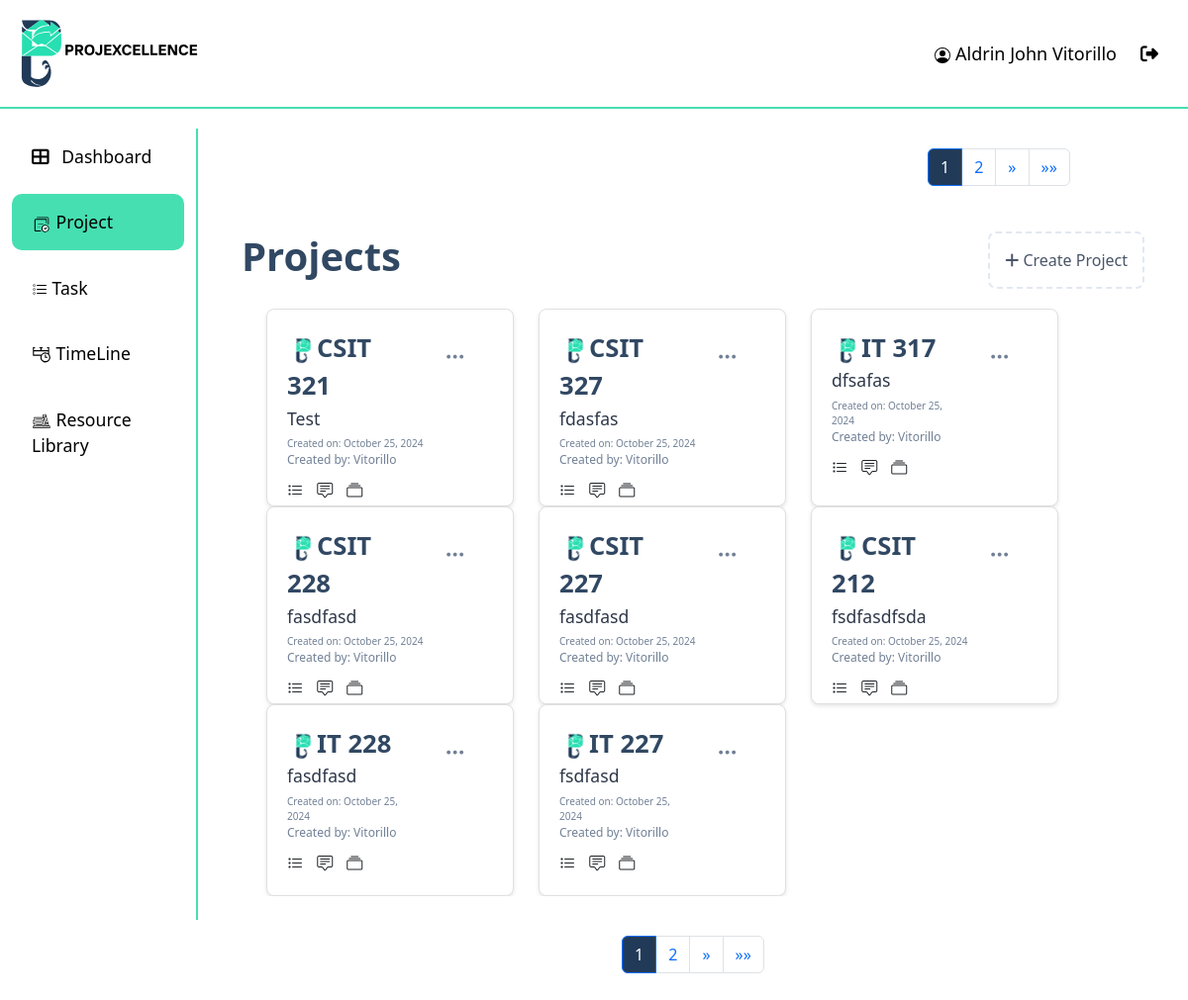
Page /project/ (signed in) on the earlier database version.
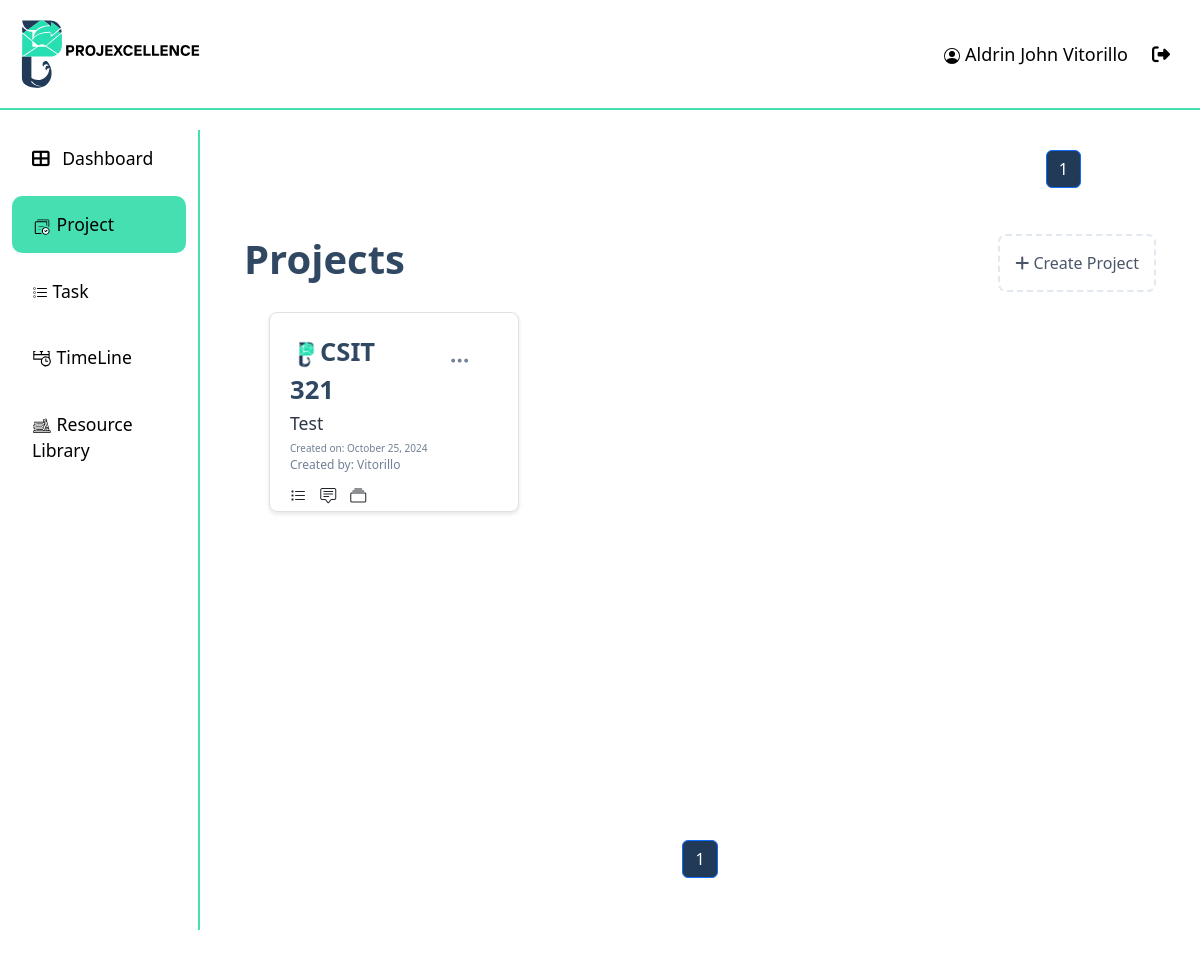
Same page on the later database version.
### api/models.py (models this page shows, shortened)
class User(AbstractUser):
    ROLE_CHOICES = [
        ("ADMIN", "Admin"),
        ("PM", "projectmanger"),
        ("MEMBER", "member"),
    ]
    STATUS_CHOICES = [
        ("APPROVED", "Approved"),
        ("REJECTED", "Rejected"),
        ("PENDING", "Pending"),
    ]
    username = None  # Remove the username field entirely
    email = models.EmailField(_("email address"), unique=True)
    phone_regex = RegexValidator(
        regex=r"^\+?1?\d{9,15}$",
        message="Phone number must be entered in the format: '+999999999'. Up to 15 digits allowed.",
    )
    phone_number = models.CharField(validators=[phone_regex], max_length=17, blank=True)
    role = models.CharField(max_length=10, choices=ROLE_CHOICES, default="EMPLOYEE")
    date_of_hire = models.DateField(blank=True, null=True)
    profile_path = models.ImageField(null=True, blank=True)
    status = models.CharField(max_length=20, choices=STATUS_CHOICES, default="PENDING")
    groups = models.ManyToManyField(
        "auth.Group",
        verbose_name=_("groups"),
        blank=True,
        related_name="custom_user_set",
        related_query_name="custom_user",
    )
    user_permissions = models.ManyToManyField(
        "auth.Permission",
        verbose_name=_("user permissions"),
        blank=True,
        related_name="custom_user_set",
        related_query_name="custom_user",
    )
    objects = UserManager()
    USERNAME_FIELD = "email"
    REQUIRED_FIELDS = ["first_name", "last_name", "date_of_hire", "password"]

class Project(models.Model):
    project_name = models.CharField(max_length=50)
    description = models.TextField()
    created_by = models.ForeignKey(User, on_delete=models.CASCADE)
    date_created = models.DateTimeField(auto_now_add=True)

### api/views.py (the view)
# urls.py: path("project/", views.project_list, name="project"),
@login_required
def project_list(request):
    projects = Project.objects.filter(models.Q(created_by=request.user) | models.Q(teammembership__user=request.user)).distinct()
    project_filter = ProjectFilter(request.GET, queryset=projects)
    paginator = Paginator(project_filter.qs, 8)  # Paginate the projects, 5 per page
    page_number = request.GET.get("page")
    page_obj = paginator.get_page(page_number)
    edit_project_forms = {project.id: ProjectForm(instance=project) for project in projects}
    context = {
        "page_obj": page_obj,
        "edit_project_forms": edit_project_forms,
        "add_project_form": ProjectForm(),
        "filter": project_filter,
        "projects":projects,
    }
    return render(request, "project.html", context)

### api/templatetags/custom_filters.py (called while the page is built)
@register.filter
def dict_get(d, key):
    return d.get(key)

### api/templates/project.html (shortened to what this page needs)
{% extends "base.html" %}
{% load crispy_forms_tags %}
{% load custom_filters %}
{% load static %}
{% block content %}
<div class="page-container">
 <nav aria-label="Page navigation" class="mt-auto Header_page">
    <ul class="pagination justify-content-center"  style="color: #213A58;">
        {% for num in page_obj.paginator.page_range %}
            {% if page_obj.number == num %}
                <li class="page-item active"><span class="page-link" style="background-color: #213A58; color: white;">{{ num }}</span></li>
            {% elif num > page_obj.number|add:'-3' and num < page_obj.number|add:'3' %}
                <li class="page-item"><a class="page-link" href="?page={{ num }}">{{ num }}</a></li>
            {% endif %}
        {% endfor %}
        {% if page_obj.has_next %}
        <li class="page-item">
            <a class="page-link" href="?page={{ page_obj.next_page_number }}" aria-label="Next" >
                <span aria-hidden="true">&raquo;</span>
            </a>
        </li>
        <li class="page-item">
            <a class="page-link" href="?page={{ page_obj.paginator.num_pages }}" aria-label="Last">
                <span aria-hidden="true">&raquo;&raquo;</span>
            </a>
        </li>
        {% endif %}
    </ul>
</nav>
    <div class="content-wrapper container mt-4">
        <div class="project-top">
            <h1>Projects</h1>
            <div class="add-project" data-bs-toggle="modal" data-bs-target="#addProjectModal">
                <i class="fas fa-plus mr-2"></i> Create Project
            </div>
        </div>
        <div id="projects-list">
            {% for project in page_obj %}
            <div class="project-item">
                <div class="project-actions">
                    <div class="dropdown">
                        <button class="btn" type="button" id="dropdownMenuButton" data-bs-toggle="dropdown" aria-expanded="false">
                          <i class="bi bi-three-dots" title="Settings"></i>
                        </button>
                      </div>
                    <br>
                </div>
                <div>
                    <div class="project-title">  <img src="{% static 'res/logoPlaceHolder.png' %}" alt="profile pic" class="project-profile">{{ project.project_name }}</div>
                    <div class="project-description">{{ project.description }}</div>
                    <div class="project-created-date">Created on: {{ project.date_created|date:"F j, Y" }}</div>
                    <div class="project-created-by">Created by: {{ project.created_by.last_name}}</div>
                </div>
                <div class="lower-btn">
                    <i class="bi bi-list-task" title="To Do list"></i>
                    <i class="bi bi-chat-square-text" style="margin-left: 10px; " title="Chat Box"></i>
                    <i class="bi bi-collection " style="margin-left: 10px;"  title="Resources"></i>
                </div>
            </div>
            {% empty %}
                <div class="project-item">
                    <h4 class="text-center">No projects found.<br/><small>Create a project to get started.</small></h4>
                </div>
            {% endfor %}
        </div>
        <nav aria-label="Page navigation" class="mt-auto">
            <ul class="pagination justify-content-center">
                {% for num in page_obj.paginator.page_range %}
                    {% if page_obj.number == num %}
                        <li class="page-item active"><span class="page-link" style="background-color: #213A58; color: white;">{{ num }}</span></li>
                    {% elif num > page_obj.number|add:'-3' and num < page_obj.number|add:'3' %}
                        <li class="page-item"><a class="page-link" href="?page={{ num }}">{{ num }}</a></li>
                    {% endif %}
                {% endfor %}
                {% if page_obj.has_next %}
                <li class="page-item">
                    <a class="page-link" href="?page={{ page_obj.next_page_number }}" aria-label="Next">
                        <span aria-hidden="true">&raquo;</span>
                    </a>
                </li>
                <li class="page-item">
                    <a class="page-link" href="?page={{ page_obj.paginator.num_pages }}" aria-label="Last">
                        <span aria-hidden="true">&raquo;&raquo;</span>
                    </a>
                </li>
                {% endif %}
            </ul>
        </nav>
    </div>
</div>
{% endblock content %}

### api/templates/base.html (shortened to what this page needs)
{% load static %}
<!DOCTYPE html>
<html lang="en">
  <head>
    <link
      href="https://cdn.jsdelivr.net/npm/bootstrap@5.3.0/dist/css/bootstrap.min.css"
      rel="stylesheet"
    />
    <link href="https://cdn.jsdelivr.net/npm/bootstrap-icons/font/bootstrap-icons.css" rel="stylesheet">
    <link
      href="https://cdnjs.cloudflare.com/ajax/libs/font-awesome/6.4.0/css/all.min.css"
      rel="stylesheet"
    />
    <link href="https://cdn.jsdelivr.net/npm/bootstrap@5.3.0/dist/css/bootstrap.min.css" rel="stylesheet">
  </head>
  <body>
    <header>
      <div class="header">
          <img src="{% static '/res/slogo.svg' %}" alt="logo" width="200px">
          <div class="profile">
            <a class="nav-link {% if request.resolver_match.url_name == 'profile' %}active{% endif %}" href="{% url 'profile' %}">
              {{ request.user.first_name|capfirst }} {{ request.user.last_name|capfirst }}
            </a>
            <a class="nav-link" href="{% url 'logout' %}" onclick="event.preventDefault(); document.getElementById('logout-form').submit();">
              <i class="fas fa-sign-out-alt me-2"></i>
            </a>
          </div>
      </div>
    </header>
    <div class="container-fluid">
      <div class="row">
        <nav
          id="sidebarMenu"
          class="col-md-3 col-lg-2 d-md-block sidebar collapse"
        >
          <ul class="nav flex-column">
            <li class="nav-item">
              <a class="nav-link {% if request.resolver_match.url_name == 'dashboard' %}active{% endif %}" href="{% url 'dashboard' %}">
                <i class="fas fa-th-large me-2"></i> Dashboard
              </a>
            </li>
            <li class="nav-item">
              <a class="nav-link {% if request.resolver_match.url_name == 'project' %}active{% endif %}" href="{% url 'project' %}">
                <img src="{% static '/res/projectIcon.svg' %}" alt="logo" width="20px">  Project
              </a>
            </li>
            <li class="nav-item">
              <a class="nav-link {% if request.resolver_match.url_name == 'task' %}active{% endif %}" href="{% url 'task' 'Pending' %}">
                 Task
              </a>
            </li>
            <li class="nav-item">
              <a class="nav-link {% if request.resolver_match.url_name == 'timeline' %}active{% endif %}" href="{% url 'timeline' %}">
                <img src="{% static '/res/timelineIcon.svg' %}" alt="logo" width="20px">  TimeLine
              </a>
            </li>
            <li class="nav-item">
              <a class="nav-link {% if request.resolver_match.url_name == 'resourceLib' %}active{% endif %}" href="{% url 'resourceLib' %}">
                <img src="{% static '/res/resourceIcon.svg' %}" alt="logo" width="20px"> Resource Library
              </a>
            </li>
          </ul>
        </nav>
        <main class="col-md-9 ms-sm-auto col-lg-10 px-md-4 main-content">
          {% block content %}{% endblock content %}
        </main>
      </div>
    </div>
  </body>
</html>

### api/templates/base.html (style rules this page uses)
.header { overflow: hidden; background-color: #ffffff; padding: 20px 10px; position: fixed; top: 0; width: 100%; z-index: 1000; margin-bottom: 10px; border-bottom: 2px solid #46DFB1; height: 110px; display: flex; justify-content: space-between; align-items: center; }
.header a { float: left; color: black; text-align: center; padding: 12px; text-decoration: none; font-size: 18px; line-height: 25px; border-radius: 4px; }
body { margin-top: 130px; background-color: #ffffff; }
.sidebar { background-color: #ffffff; color: black; height: 100vh; overflow-y: auto; position: fixed; top: 100; left: 0; z-index: 1000; border-right: 2px solid #46DFB1; }
.sidebar .nav-link { color: black; padding: 15px 20px; font-size: 1.1rem; margin-bottom: 10px; }
.sidebar .nav-link.active { background-color: #46DFB1; border-radius: 10px; color: black; }
.main-content { margin-left: 0; padding-top: 20px; }

### api/templates/project.html (style rules this page uses)
.page-container { flex-direction: column; min-height: 120vh; }
.content-wrapper { flex: 1; display: flex; flex-direction: column; margin-top: 4px; width: 100%; padding: 20px; min-height: 700px; }
#projects-list { margin-top: 10px; overflow-x: auto; margin-bottom: 40px; height: auto; display: flex; flex-direction: row; flex-wrap: wrap; }
.project-item { background-color: #ffffff; border: 1px solid #e0e0e0; border-radius: 8px; padding: 20px; cursor: pointer; transition: all 0.3s ease; box-shadow: 0 2px 4px rgba(0,0,0,0.1); max-width: calc(20% - 15px); min-width: 250px; flex-grow: 1; max-height: 200px; margin-left: 25px; }
.project-top { display: flex; justify-content: space-between; align-items: center; }
.project-title { font-size: 1.6rem; color: #314863; font-weight: 600; }
.project-description { font-size: 1.1rem; color: #2d3748; margin-bottom: 5px; }
.project-profile { width: 30px; height:30px; }
.project-created-date { color: #718096; font-size: 10px; }
.project-created-by { color: #718096; font-size: 12px; }
.add-project { color: #4a5568; cursor: pointer; padding: 15px; border: 2px dashed #e2e8f0; border-radius: 8px; display: inline-block; transition: all 0.3s ease; }
.project-actions { float: right; padding: 5px; }
.project-actions i { cursor: pointer; margin: 10px; color: #718096; transition: color 0.2s ease; font-size: 1.3em; }
#projects-list { margin-top: 20px; overflow-y: auto; flex-grow: 1; }
.Header_page { float: right; margin-right: 10%; color:#213A58; margin-bottom: 10px; }
h1 { font-weight: 700; color: #314863; }
.lower-btn { margin-top: 10px; }

Differences in the rows shown:
removed Project: project_name "CSIT 327", description "fdasfas", date_created "October 25, 2024", created_by.last_name "Vitorillo"
removed Project: project_name "IT 317", description "dfsafas", date_created "October 25, 2024", created_by.last_name "Vitorillo"
removed Project: project_name "CSIT 228", description "fasdfasd", date_created "October 25, 2024", created_by.last_name "Vitorillo"
removed Project: project_name "CSIT 227", description "fasdfasd", date_created "October 25, 2024", created_by.last_name "Vitorillo"
removed Project: project_name "CSIT 212", description "fsdfasdfsda", date_created "October 25, 2024", created_by.last_name "Vitorillo"
removed Project: project_name "IT 228", description "fasdfasd", date_created "October 25, 2024", created_by.last_name "Vitorillo"
removed Project: project_name "IT 227", description "fsdfasd", date_created "October 25, 2024", created_by.last_name "Vitorillo"
Other differences:
list line gone: "2"
